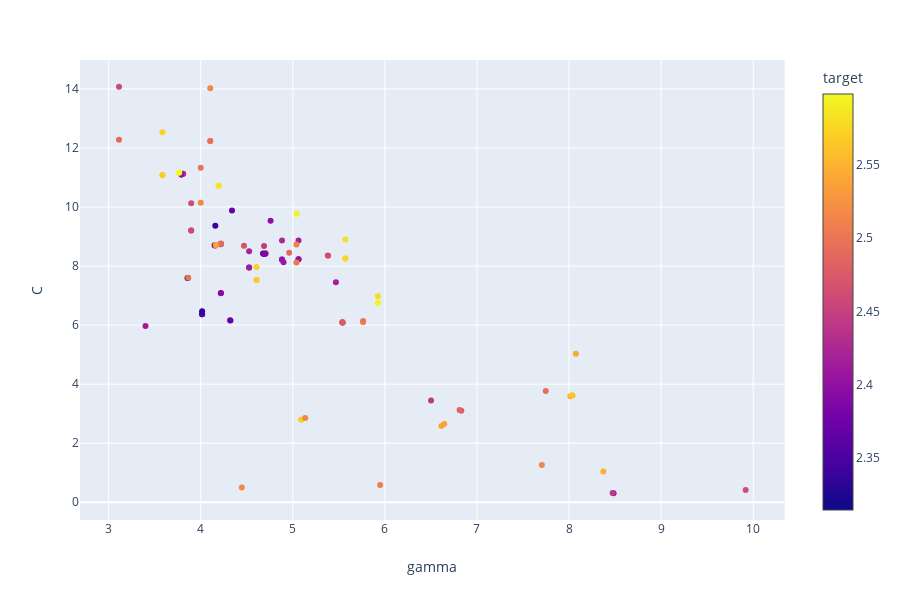

Notebook cell for this chart:
### Code cell
px.scatter(df1, x="gamma", y="C", color="target", hover_name = "epsilon")
